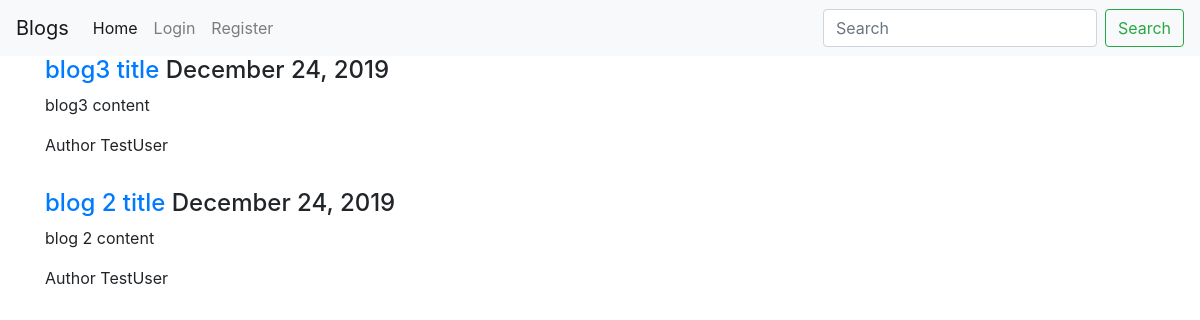
The app's page /, older data.
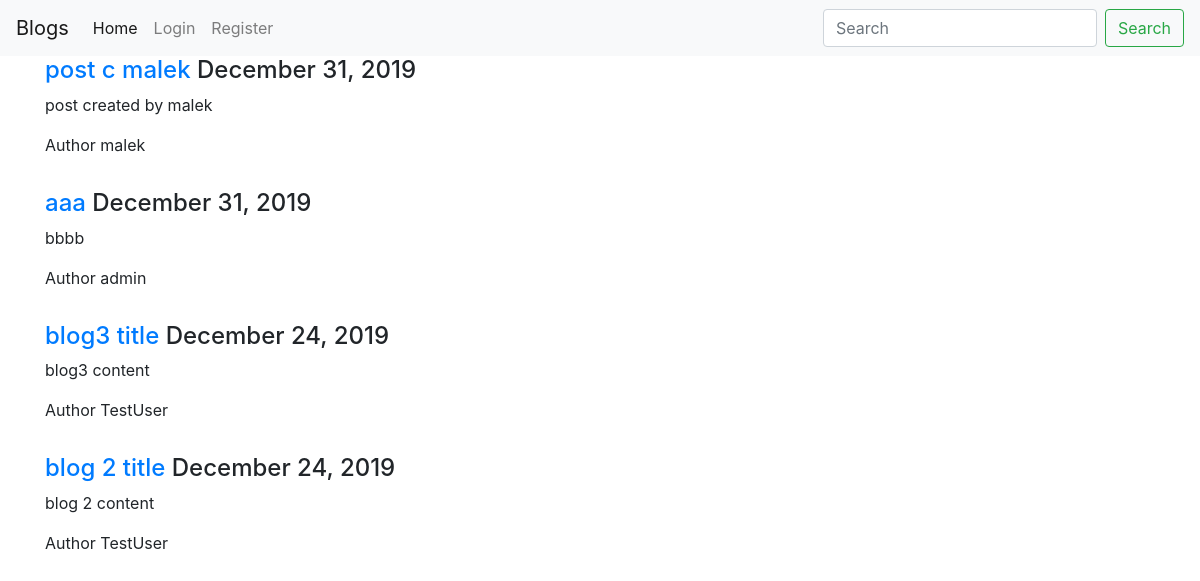
The same page, newer data.
### blog/models.py (models this page shows, shortened)
class Post(models.Model):
    title = models.CharField(max_length=100)
    content = models.TextField()
    date_posted = models.DateTimeField(default=timezone.now)
    author = models.ForeignKey(User, on_delete=models.CASCADE)

### blog/views.py (the view)
# urls.py: path('', PostsListView.as_view(), name='blog-home'),
class PostsListView(ListView):
    model = Post
    context_object_name = 'posts'
    template_name = 'index.html'
    ordering = ("-date_posted")

### blog/templates/index.html (shortened to what this page needs)
{% extends "layout.html" %}
{% block content %}
    {% for post in posts %}
        <h4><a href="{% url 'post-detail' post.id %}">{{post.title}}</a> <span>{{post.date_posted|date:"F d, Y"}}</span></h4>
        <p>{{ post.content }}</p>
        <label>Author</label>  {{post.author.username}}
        <br /><br />
    {% endfor %}
{% endblock %}

### blog/templates/layout.html (shortened to what this page needs)
<!doctype html>
<html lang="en">
  <head>
    <link rel="stylesheet" href="https://stackpath.bootstrapcdn.com/bootstrap/4.4.1/css/bootstrap.min.css">
  </head>
  <body>
      <nav class="navbar navbar-expand-lg navbar-light bg-light">
      <a class="navbar-brand" href="{% url 'blog-home' %}">Blogs</a>
      <div class="collapse navbar-collapse" id="navbarSupportedContent">
        <ul class="navbar-nav mr-auto">
          <li class="nav-item active">
            <a class="nav-link" href="{% url 'blog-home' %}">Home <span class="sr-only">(current)</span></a>
          </li>
          {% if user.is_authenticated %}
            <li class="nav-item"><a class="nav-link" href="{% url 'logout' %}">Logout</a></li>
          {% else %}
            <li class="nav-item"><a class="nav-link" href="{% url 'login' %}">Login</a></li>
            <li class="nav-item"><a class="nav-link" href="{% url 'register' %}">Register</a></li>
          {% endif %}
        </ul>
        <form class="form-inline my-2 my-lg-0">
          <input class="form-control mr-sm-2" type="search" placeholder="Search" aria-label="Search">
          <button class="btn btn-outline-success my-2 my-sm-0" type="submit">Search</button>
        </form>
      </div>
    </nav>
      <div class="container">
            {% block content %}
            {% endblock %}
      </div>
  </body>
</html>

Row changes from the older to the newer data that the page shows:
added Post: title "post c malek", date_posted "December 31, 2019", content "post created by malek", author.username "malek"
added Post: title "aaa", date_posted "December 31, 2019", content "bbbb", author.username "admin"
